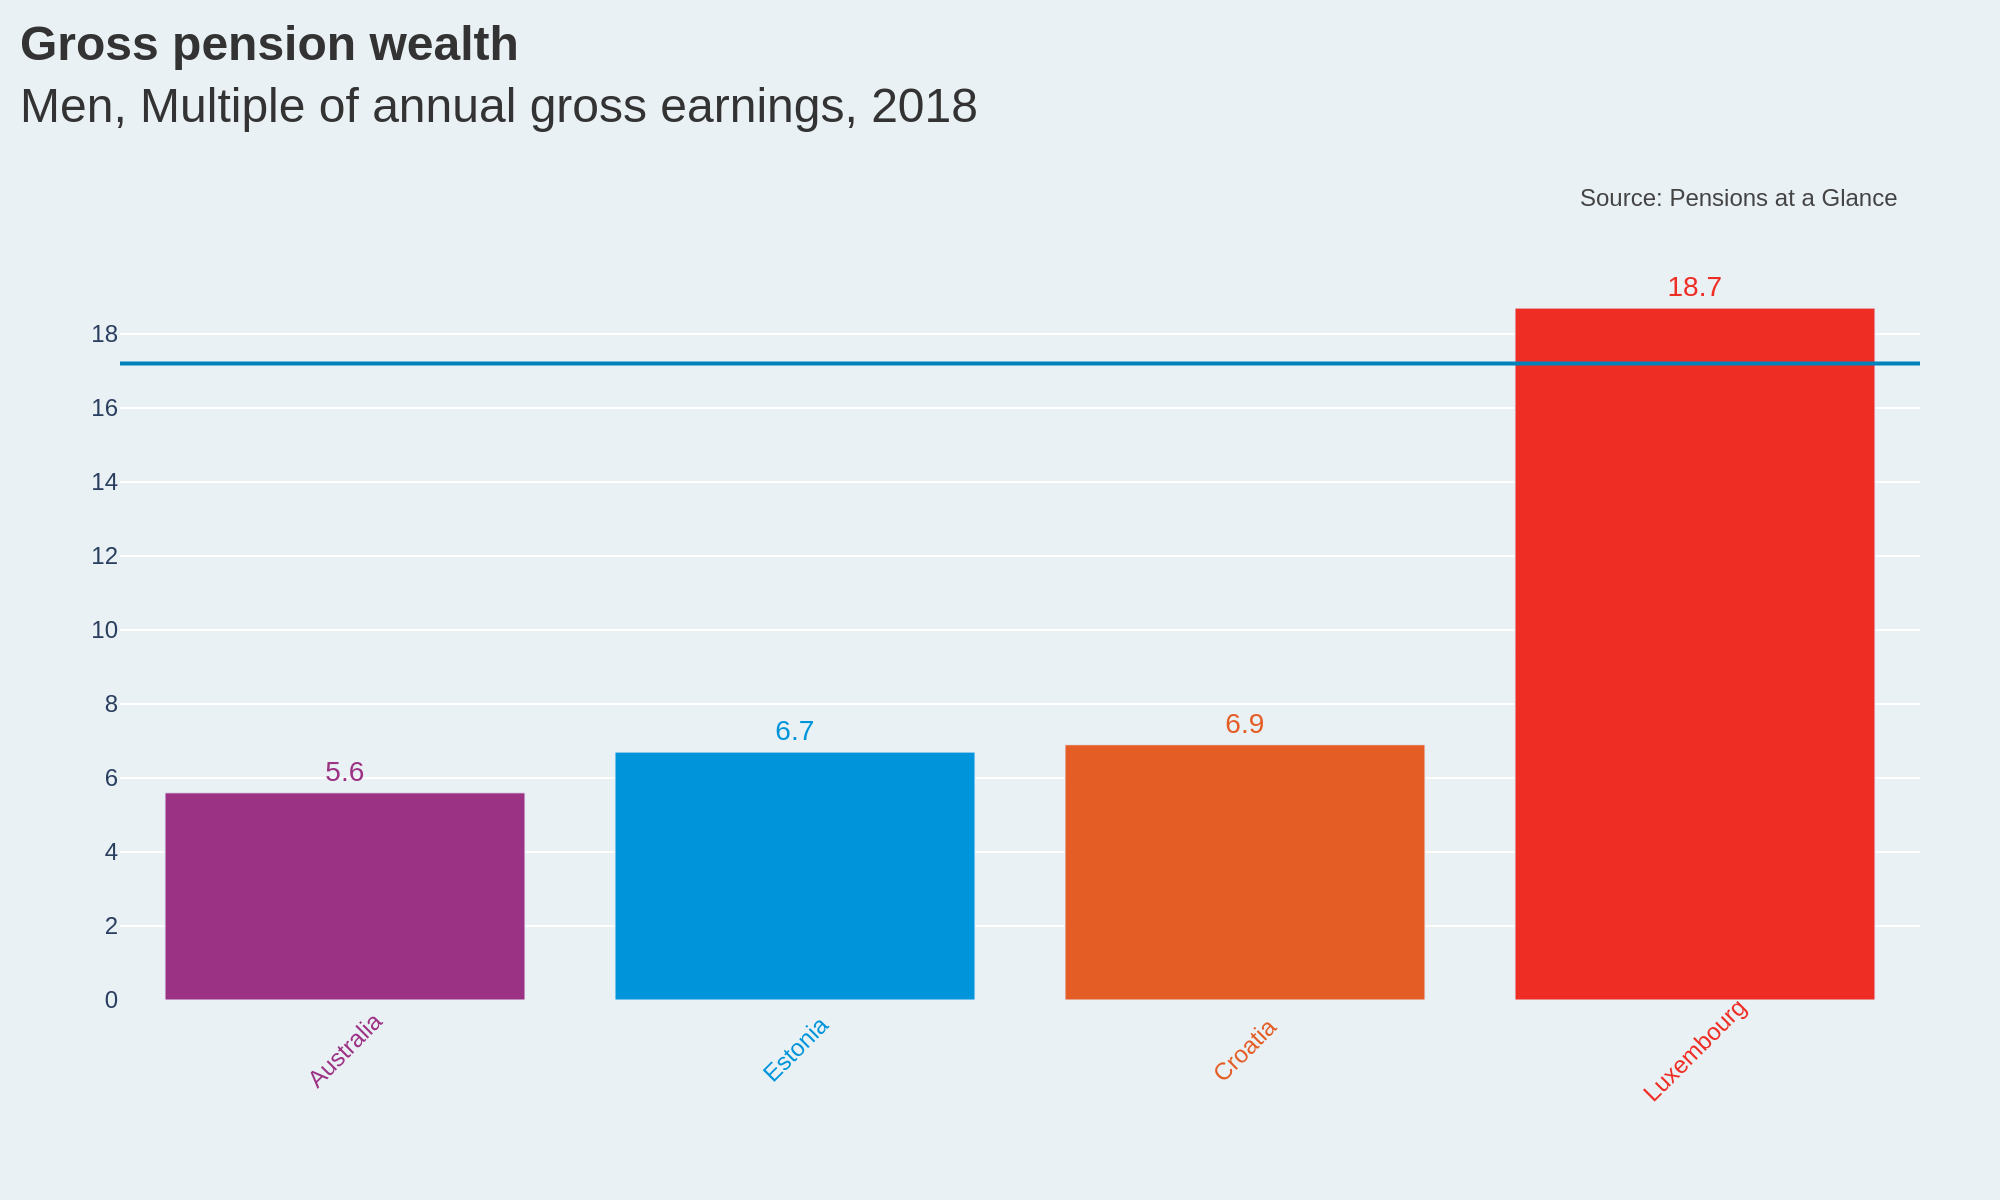

The script that drew this image:
import sys
import json
import pathlib
import plotly.graph_objects as go

# --- 1. Load Data from JSON ---
# The script expects the JSON file path as the sole command-line argument.
if len(sys.argv) != 2:
    print("Usage: python generate_chart.py <json_file_path>")
    sys.exit(1)

json_path = pathlib.Path(sys.argv[1])
if not json_path.is_file():
    print(f"Error: File not found at {json_path}")
    sys.exit(1)

with open(json_path, 'r', encoding='utf-8') as f:
    config = json.load(f)

# Extract data, texts, and colors from the loaded JSON
chart_data = config.get("chart_data", [])
texts = config.get("texts", {})
colors = config.get("colors", [])

# Prepare data for Plotly traces
categories = [item['category'] for item in chart_data]
values = [item['value'] for item in chart_data]

# --- 2. Create the Chart ---
fig = go.Figure()

# Add the bar trace
fig.add_trace(go.Bar(
    x=categories,
    y=values,
    marker_color=colors,
    text=values,
    textposition='outside',
    texttemplate='%{text:.1f}',
    textfont=dict(
        family="Arial",
        color=colors,
        size=14
    ),
    cliponaxis=False  # Prevents data labels at the top from being clipped
))

# --- 3. Configure Layout and Styling ---
# Combine title and subtitle using HTML for rich formatting
title_text = f"<b>{texts.get('title', '')}</b><br>{texts.get('subtitle', '')}"

# Use annotations for custom x-axis labels to control color and angle
annotations = []
for i, data_point in enumerate(chart_data):
    annotations.append(
        dict(
            x=data_point['category'],
            y=0,
            yref='y',
            yshift=-25, # Shift label below the axis line
            text=data_point['category'],
            showarrow=False,
            font=dict(
                family="Arial",
                color=colors[i],
                size=12
            ),
            textangle=-45
        )
    )

# Add source text annotation at the top right
if texts.get('source'):
    annotations.append(
        dict(
            xref="paper", yref="paper",
            x=0.99, y=1.06,
            showarrow=False,
            text=texts['source'],
            xanchor='right', yanchor='bottom',
            font=dict(family="Arial", size=12, color='#444444')
        )
    )

fig.update_layout(
    title=dict(
        text=title_text,
        x=0.01,
        y=0.95,
        xanchor='left',
        yanchor='top',
        font=dict(family="Arial", size=24, color='#333333')
    ),
    xaxis=dict(
        showticklabels=False,  # Hide default labels; we use annotations
        showgrid=False,
        zeroline=False
    ),
    yaxis=dict(
        title_text=texts.get('y_axis_title') if texts.get('y_axis_title') else "",
        range=[0, 20],
        tickmode='array',
        tickvals=[i for i in range(0, 20, 2)],
        gridcolor='#FFFFFF',
        zeroline=False,
        showline=False,
        tickfont=dict(family="Arial", size=12)
    ),
    plot_bgcolor='#eaf1f5',
    paper_bgcolor='#eaf1f5',
    font=dict(family="Arial"),
    showlegend=False,
    margin=dict(l=60, r=40, t=130, b=100),
    annotations=annotations,
    # Add a decorative line below the title area
    shapes=[
        dict(
            type='line',
            xref='paper', yref='paper',
            x0=0, y0=0.86, x1=1, y1=0.86,
            line=dict(color='#0082ba', width=2)
        )
    ]
)

# --- 4. Output the Image ---
output_filename = json_path.with_suffix('.png')
fig.write_image(output_filename, scale=2, width=1000, height=600)

print(f"Chart successfully generated and saved to {output_filename}")
